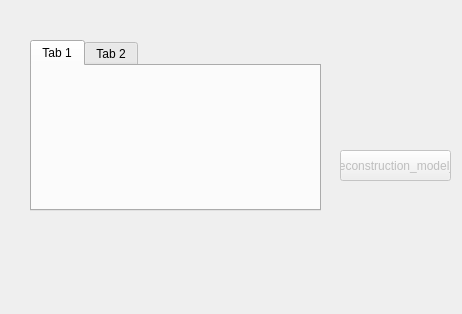
<?xml version="1.0" encoding="UTF-8"?>
<ui version="4.0">
 <class>CentralWidget</class>
 <widget class="QWidget" name="CentralWidget">
  <property name="geometry">
   <rect>
    <x>0</x>
    <y>0</y>
    <width>462</width>
    <height>314</height>
   </rect>
  </property>
  <property name="windowTitle">
   <string>CentralWidget</string>
  </property>
  <widget class="QTabWidget" name="tabWidget">
   <property name="geometry">
    <rect>
     <x>30</x>
     <y>40</y>
     <width>291</width>
     <height>171</height>
    </rect>
   </property>
   <property name="currentIndex">
    <number>0</number>
   </property>
   <widget class="QWidget" name="tab">
    <attribute name="title">
     <string>Tab 1</string>
    </attribute>
   </widget>
   <widget class="QWidget" name="tab_2">
    <attribute name="title">
     <string>Tab 2</string>
    </attribute>
   </widget>
  </widget>
  <widget class="QPushButton" name="pushButtonReconstruction">
   <property name="enabled">
    <bool>false</bool>
   </property>
   <property name="geometry">
    <rect>
     <x>340</x>
     <y>150</y>
     <width>111</width>
     <height>31</height>
    </rect>
   </property>
   <property name="text">
    <string>reconstruction_model_</string>
   </property>
   <property name="default">
    <bool>false</bool>
   </property>
  </widget>
 </widget>
 <resources/>
 <connections/>
</ui>
